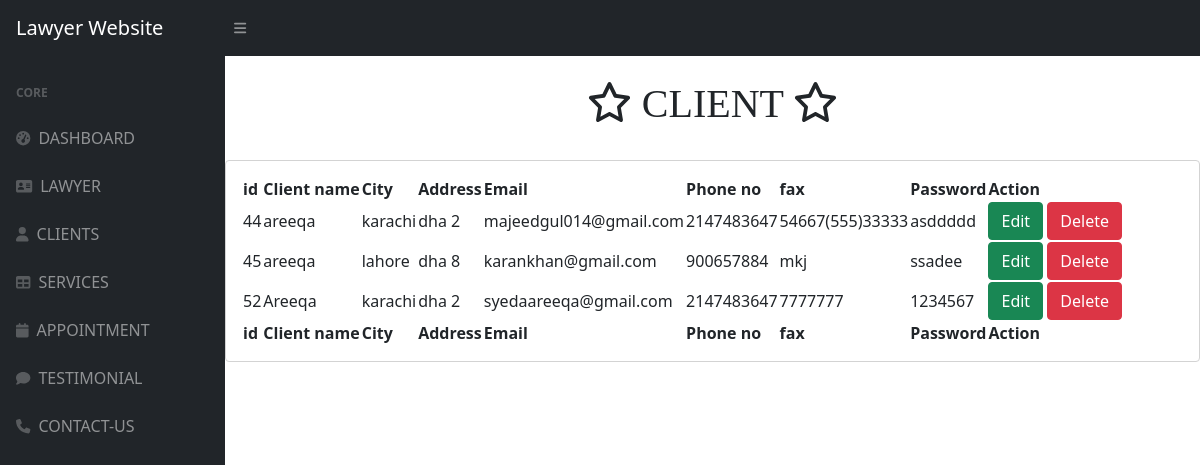
The page /admin/client.php on the database its author committed.
### tables this page shows
CREATE TABLE `client` (
  `id` int(30) NOT NULL,
  `client` varchar(66) NOT NULL,
  `city` varchar(66) NOT NULL,
  `address` varchar(66) NOT NULL,
  `email` varchar(66) NOT NULL,
  `phone` int(55) NOT NULL,
  `fax` varchar(66) NOT NULL,
  `password` varchar(77) NOT NULL
);

### admin/client.php (the view, shortened to what this page needs)
<!DOCTYPE php>
<php lang="en">
    <head>
        <link href="https://cdn.jsdelivr.net/npm/simple-datatables@latest/dist/style.css" rel="stylesheet" />
        <link href="css/styles.css" rel="stylesheet" />
    </head>
    <body class="sb-nav-fixed">
        <nav class="sb-topnav navbar navbar-expand navbar-dark bg-dark">
            <a class="navbar-brand ps-3" href="dashboard.php">Lawyer Website</a>
            <button class="btn btn-link btn-sm order-1 order-lg-0 me-4 me-lg-0" id="sidebarToggle" href="#!"><i class="fas fa-bars"></i></button>
        </nav>
        <div id="layoutSidenav">
        <div id="layoutSidenav_nav">
                <nav class="sb-sidenav accordion sb-sidenav-dark" id="sidenavAccordion">
                    <div class="sb-sidenav-menu">
                        <div class="nav">
                            <div class="sb-sidenav-menu-heading">Core</div>
                            <a class="nav-link" href="dashboard.php">
                                <div class="sb-nav-link-icon"><i class="fas fa-tachometer-alt"></i></div>
                                DASHBOARD
                            </a>
                            <a class="nav-link" href="lawyer.php">
                                <div class="sb-nav-link-icon"><i class="fas fa-vcard"></i></div>
                               LAWYER
                            </a>
                            <a class="nav-link" href="client.php">
                                <div class="sb-nav-link-icon"><i class="fas fa-user"></i></div>
                               CLIENTS
                            </a>
                            <a class="nav-link" href="service.php">
                                <div class="sb-nav-link-icon"><i class="fas fa-table"></i></div>
                               SERVICES
                            <a class="nav-link" href="appointment.php">
                                <div class="sb-nav-link-icon"><i class="fas fa-calendar"></i></div>
                                APPOINTMENT
                            </a>
                            <a class="nav-link" href="testimonial.php">
                                <div class="sb-nav-link-icon"><i class="fas fa-comment"></i></div>
                                TESTIMONIAL
                            </a>
                            <a class="nav-link" href="contact.php">
                                <div class="sb-nav-link-icon"><i class="fas fa-phone"></i></div>
                                CONTACT-US
                            </a>
                        </div>
                    </div>
                </nav>
            </div>
             <div id="layoutSidenav_content">
                <main >
                <div class="container-fluid px-4">
                <h1 class="mt-4 heading"><span><i class="fa-regular fa-star"></i></span> CLIENT <span><i class="fa-regular fa-star"></i></span></h1>
                     </div>
             <br>
            <div class="card mb-4" style="border:solid LightGrey 1px;">
                            <div class="card-body">
                                <table id="datatablesSimple">
                                    <thead>
                                    <tr>
                                    <th>id</th>
                                    <th>Client name</th>
                                    <th>City</th>
                                    <th>Address</th>
                                    <th>Email</th>
                                    <th>Phone no</th>
                                    <th>fax </th>
                                    <th>Password</th>
                                    <th>Action</th>
                                    </tr>
                                    </thead>
                                    <tfoot>
                                    <tr>
                                    <th>id</th>
                                    <th>Client name</th>
                                    <th>City</th>
                                    <th>Address</th>
                                    <th>Email</th>
                                    <th>Phone no</th>
                                    <th>fax </th>
                                    <th>Password</th>
                                    <th>Action</th>
                                    </tr>
                                    </tfoot>
                                    <tbody>
                                    <?php
                    include('include/config.php');
                       $query="SELECT * from `client`";
                       $result = mysqli_query($conn,$query);
                       if(mysqli_num_rows($result)){
                     while ($row = mysqli_fetch_array($result)){
                    ?>
                <tr>
                     <td><?= $row['id'] ?></td>
                    <td><?= $row['client'] ?></td>
                    <td><?= $row['city'] ?></td>
                    <td><?= $row['address'] ?></td>
                    <td><?= $row['email'] ?></td>
                    <td><?= $row['phone'] ?></td>
                    <td><?= $row['fax'] ?></td>
                    <td><?= $row['password']?></td>
                    <td> <a  href ="clientedit.php?id=<?=$row['id']?>" class="btn btn-success">Edit</a> <a  href ="clientremove.php?id=<?=$row['id']?>" class="btn btn-danger">Delete</a></td>
                </tr>
                <?php
                   } }
                ?>
                                    </tbody>
                                </table>
                            </div>
                        </div>
                    </div>
            </div>
    </body>
</php>

### admin/client.php (style rules this page uses)
.heading { text-align:center; font-family:fantasy; src: url(sansation_bold.woff); }

### rows shown on the page
client: id "44", client "areeqa", city "karachi", address "dha 2", email "majeedgul014@gmail.com", phone "2147483647", fax "54667(555)33333", password "asddddd"
client: id "45", client "areeqa", city "lahore", address "dha 8", email "karankhan@gmail.com", phone "900657884", fax "mkj", password "ssadee"
client: id "52", client "Areeqa", city "karachi", address "dha 2", email "syedaareeqa@gmail.com", phone "2147483647", fax "7777777", password "1234567"
